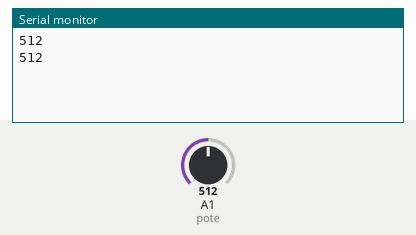
The sketch below on a simulated Arduino Uno, built with avr-gcc and run on an emulated ATmega328P. On the bench: the last lines printed to the serial monitor. The inputs (shaded band) are chosen by the test bench; at power-on: A1 (pote) = 512.

Above: at 3.3 s.
3.4 s: A1 (pote) set to 716
At 5.6 s:
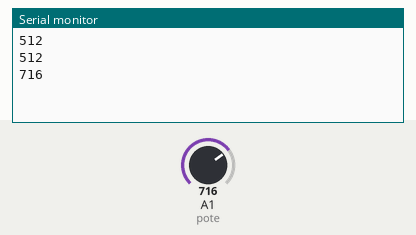
6.7 s: A1 (pote) set to 900
At 8.7 s:
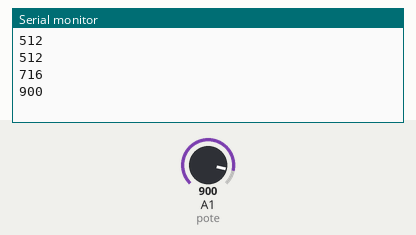
Timing chart, 0 to 10.2 s (numbered marks = the images above; inputs shaded):
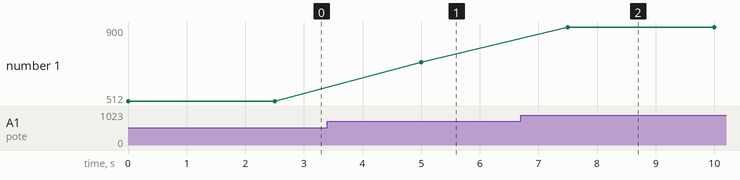

Measured:
- after the input at 3.4 s, the serial monitor: prints a new line after 1.6 s (image 1)
- after the input at 6.7 s, the serial monitor: prints a new line after 0.80 s (image 2)
- plotted number 1: 512 → 716 after the input at 3.4 s, 716 → 900 after the input at 6.7 s

The sketch:

sketch_nov24a.ino
```cpp
 int pote=A1;
 int leer=0; // espacio de memeoria que vale inicialmente 0 //

void setup() {
  // put your setup code here, to run once:
 Serial.begin(9600);

}

void loop() {
  // put your main code here, to run repeatedly:
  //analogRead lo que hace es leer el pin//
 leer=analogRead(pote);  //analog hace refer a un pin analogico, si fuese un pin digital ( Ej: 10 )seria digitalRead //
    // Cuando es digitalRead no tenemos una cantidad de valores mostrados, solo muestra dos estados, 1 y 0 //

 // Ahora tenemos que guardar lo que esta leyendo la func en el analogico 1 (pote), lo hacemos con la v. leer //
 Serial.println (leer); //Nos muestra el valor contenido en leer, que es lo leido en el pin A1 //
 delay(2500);

}
```
